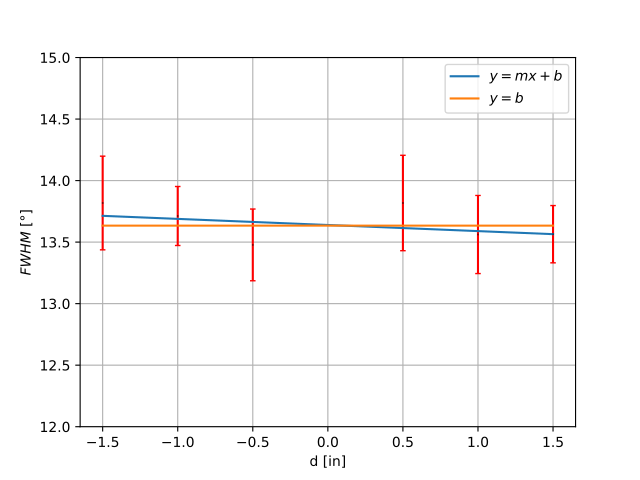

The script that drew this image:
import pandas as pd
from scipy.optimize import curve_fit
import numpy as np
import matplotlib.pyplot as plt

# Read your data
dados = pd.read_excel('dados.xlsx', sheet_name='theta distancia')
fwhm, efwhm, d = dados['FWHM'], dados['eFWHM'], dados['d']

# Define the linear function
def linear(x, m, b):
    return m * x + b

# Define the constant function
def constant(x, c):
    return c

# Fit the data to the linear model
params_linear, covariance_linear = curve_fit(linear, d, fwhm, sigma=efwhm)

# Fit the data to the constant model
params_constant, covariance_constant = curve_fit(constant, d, fwhm, sigma=efwhm)

# Get the optimized parameters
m_linear, b_linear = params_linear
c_constant = params_constant[0]

# Calculate residuals
residuals_linear = fwhm - linear(d, m_linear, b_linear)
residuals_constant = fwhm - constant(d, c_constant)

linear_fit = linear(d, m_linear, b_linear)
const_fit = constant(d, c_constant)

# Calculate the chi-squared and degrees of freedom for both models
chi_squared_linear = np.sum((residuals_linear / linear_fit) ** 2)
chi_squared_constant = np.sum((residuals_constant / const_fit) ** 2)
ndf = len(d) - 2  # Number of data points minus number of parameters



# Calculate the R-squared for both models
ss_tot = np.sum((fwhm - np.mean(fwhm)) ** 2)
ss_res_linear = np.sum(residuals_linear ** 2)
r_squared_linear = 1 - (ss_res_linear / ss_tot)

# Print the optimized parameters, chi-squared, ndf, and R-squared for both models
print('Linear Fit Parameters:')
print(f'Slope (m): {m_linear} ± {np.sqrt(covariance_linear[0, 0])}')
print(f'Intercept (b): {b_linear} ± {np.sqrt(covariance_linear[1, 1])}')
print(f'Chi-squared: {chi_squared_linear}')
print(f'Degrees of Freedom: {ndf}')
print(f'R-squared: {r_squared_linear}')

print('\nConstant Fit Parameters:')
print(f'Constant (c): {c_constant} ± {np.sqrt(covariance_constant[0, 0])}')
print(f'Chi-squared: {chi_squared_constant}')
print(f'Degrees of Freedom: {ndf}')

d_v=np.linspace(min(d), max(d))
linear_fit = linear(d_v, m_linear, b_linear)
const_fit = linear(d_v, 0, c_constant)

# Plot the data, linear fit, and constant fit
plt.errorbar(d, fwhm, yerr=efwhm, capsize=2, ecolor='red', color='black', fmt='.', markersize=0.5)
plt.plot(d_v, linear_fit, label=f'$y = mx+b$')
plt.plot(d_v, const_fit, label=f'$y = b$')
plt.ylim(12, 15)
plt.grid(True)
plt.xlabel('d [in]')
plt.ylabel(f'$FWHM$ $[\\degree]$')
plt.legend()
plt.show()
